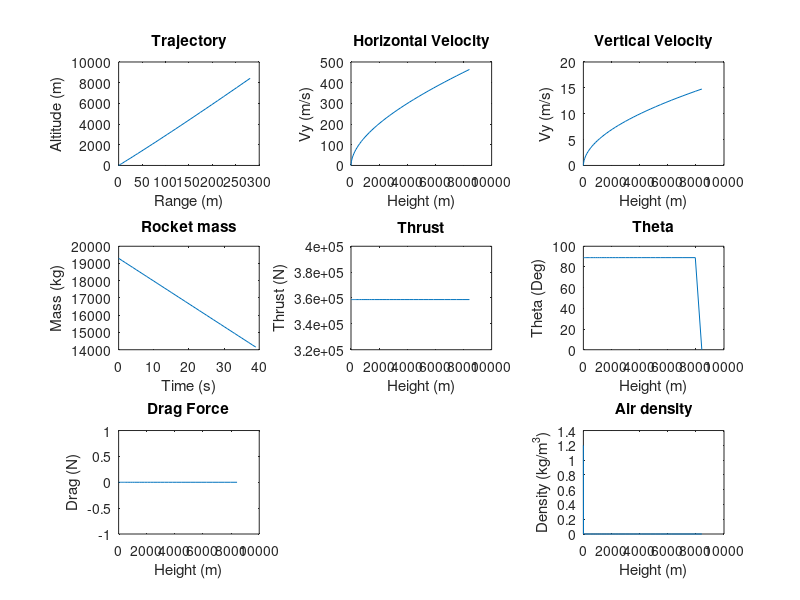

MATLAB code to generate this figure:
% Program:
% Rocket_Trajectory_Simulation.m
% Multi-stage rocket dynamics and trajectory simulation.
%
% Description:
% Predicts multi-stage rocket dynamics and trajectories based on the given 
% rocket mass, mass flow, engine thrust, launch parameters, and drag coefficient.
% The drag is related to the ambient air pressure which modelled with the ISA
% standard atmosphere.
%
% Variable List:
% Delta = Time step (s)
% t = Time (s)
% Thrust = Thrust (N)
% Mass = Mass (kg)
% Mass_Flow = Flow of mass per second that comes out of the thruster (kg/s)
% Mass_Rocket_With_Motor = Mass with motor (kg)
% Mass_Rocket_Without_Motor = Mass without motor (kg)
% Theta = Angle (deg)
% C = Drag coefficient
% Rho = Air density (kg/m^3)
% A = Rocket projected area (m^2)
% Gravity = Gravity (m/s^2)
% Launch_Rod_Length = Length of launch rod (m)
% n = Counter
% Fn = Normal force (N)
% Drag = Drag force (N)
% Fx = Sum of forces in the horizontal direction (N)
% Fy = Sum of forces in the vertical direction (N)
% Vx = Velocity in the horizontal direction (m/s)
% Vy = Velocity in the vertical direction (m/s)
% Ax = Acceleration in the horizontal direction (m/s^2)
% Ay = Acceleration in the vertical direction (m/s^2)
% x = Horizontal position (m)
% y = Vertical position (m)
% Distance_x = Horizontal distance travelled (m)
% Distance_y = Vertical travelled (m)
% Distance = Total distance travelled (m)
% Memory_Allocation = Maximum number of time steps expected

clear, clc      % Clear command window and workspace

% Simulation parameters
Delta = 1;                  % Time step 
Memory_Allocation = 1000000;    % Maximum number of time steps expected

% Preallocate memory for arrays
t = zeros(1, Memory_Allocation);
Thrust = zeros(1, Memory_Allocation);
Mass = zeros(1, Memory_Allocation);
Theta = zeros(1, Memory_Allocation);
Fn = zeros(1, Memory_Allocation);
Drag = zeros(1, Memory_Allocation);
Fx = zeros(1, Memory_Allocation);
Fy = zeros(1, Memory_Allocation);
Ax = zeros(1, Memory_Allocation);
Ay = zeros(1, Memory_Allocation);
Vx = zeros(1, Memory_Allocation);
Vy = zeros(1, Memory_Allocation);
x = zeros(1, Memory_Allocation);
y = zeros(1, Memory_Allocation);
Rho=zeros(1, Memory_Allocation);

% Natural constants
C = 0.4;                                % Drag coefficient
Gravity = 9.81;                         % Gravity (m/s^2)

% Mass_Structure = 0.05 * Mass_Start;     % Mass of the strucutre and the motors (kg)
Mass_Flow_One = 11*12;                    % Propulsion mass flow of the first stage (kg/s)
Mass_Flow_Two = 12;                      % Propulsion mass flow of the second stage (kg/s)
Thrust_One = 29898*12;                     % Sum of thrust of the first stage ( (kg*m)/s^2 )
Thrust_Two = 38027.5;                       % Sum of thrust of the second stage ( (kg*m)/s^2 )

% Rocket parameters
r = 1.5;                                 % Rocket fuselage radius (m)
A = 2*pi*r^2;                           % Rocket projected attack area (m^2)
Launch_Rod_Length = 1;                  % Length of launch rod (m)
Mass_Motor_And_Strucutre_One = 999 ;    % Mass of the first stage rocket motor (kg)
Mass_Motor_And_Structure_Two = 1151;    % Mass of the second stage rocket motor (kg)
Mass_Start = 19301;                     % Start mass of the rocket (kg)
Mass_Fuel_One = 17001;                  % Fuel mass of the first stage (kg)
Mass_Fuel_Two = 1201;                   % Fuel mass of the second stage (kg)
Mass_Payload = 300;                     % Mass of Payload (kg)

% Maneuver parameters
Theta(1) = 89;                     % Initial angle (deg)
DeltaTheta = 0.00001;              % Flying angle (deg/s)
Height_Start_Gravity_Turn = 8000;  % Height when the vertical flight is stopped and the rocket is tilted for the gravity turn maneuver (m)
Eject_One = false;       
Eject_Two = false;
% Rocket_Tips = false;
Mission_Success = false;

% Inital parameters
Vx(1) = 0;                      % Initial horizontal speed (m/s)
Vy(1) = 0;                      % Initial vertical speed (m/s)
x(1) = 0;                       % Initial horizontal position (m)
y(1) = 0.1;                     % Initial vertical position (m)
Distance_x(1) = 0;              % Initial horizontal distance travelled (m)
Distance_y(1) = 0;              % Initial vertical distance travelled (m)
Distance(1) = 0;                % Initial distance travelled (m)
Rho(1) = 1.2;                   % Initial air density (kg/m^3)
Mass(1) = Mass_Start;           % Initial rocket mass (kg)
Thrust(1) = Thrust_One;         % Inital rocket thrust ( (kg*m)/s^2 )
n = 1;                          % Initial time step            
stage = 1;                      % Initial stage (1 for the first one)

clc % clean the console


while y(n) > 0  && Mission_Success == false      % Run until rocket hits the ground
    
    n = n+1;                    % Increment time step
    t(n)= (n-1)*Delta;          % Elapsed time     
    
  % Determine rocket thrust and mass based on launch phase 
  
    if (stage == 1)
      Thrust(n) = Thrust_One;                       % set the thrust of the stage
      Mass(n) = Mass(n-1) -  Mass_Flow_One * Delta; % current mass               
      if Mass(n) <= Mass_Start - Mass_Fuel_One      % seperation condition
        stage = 2;
        disp('Stage 1 burnout, stage 2 activated'); disp(y(n))
      endif
      % catch error
      if Mass(n) <= (Mass_Payload + Mass_Motor_And_Structure_Two)
        Mass(n) = Mass_Payload;
        stage = 0;
      endif
    endif

    if( stage == 2)
      Thrust(n) = Thrust_Two;                         
      Mass(n) = Mass(n) - ( Mass_Motor_And_Strucutre_One + Mass_Flow_Two * Delta ); % the stage seperated so the structure mass of the first stage is now off
      if Mass(n) <=  Mass_Start - ( Mass_Fuel_One+Mass_Fuel_Two+Mass_Motor_And_Strucutre_One )
        stage = 0 ;
      endif
    endif

    if (stage != 1 && stage != 2)   
      Thrust(n) = 0;
      Mass(n) =  Mass_Payload;
      Mission_Success = true;
    endif
   
    % Drag force calculation
    % C - Drag coefficient
    % Rho - Air density
    % A - Refernce area
    % (Vx(n-1)^2+Vy(n-1)^2) - absolute velocity squared
    Drag(n)= 0.5*C*Rho(n-1)*A*(Vx(n-1)^2+Vy(n-1)^2); % Calculate drag force
    
    % Sum of forces calculations 
    Fx(n)= Thrust(n)*cosd(Theta(n-1))-Drag(n)*cosd(Theta(n-1));                     % Sum x forces
    Fy(n)= Thrust(n)*sind(Theta(n-1))-(Mass(n)*Gravity)- Drag(n)*sind(Theta(n-1));  % Sum y forces
   
    % Acceleration calculation
    Ax(n)= Fx(n)/Mass(n);                       % Net accel in x direction 
    Ay(n)= Fy(n)/Mass(n);                       % Net accel in y direction

    % Velocity calculations
    Vx(n)= Vx(n-1)+Ax(n)*Delta;                 % Velocity in x direction
    Vy(n)= Vy(n-1)+Ay(n)*Delta;                 % Velocity in y direction

    % Position calculations
    x(n)= x(n-1)+Vx(n)*Delta;                   % Position in x direction
    y(n)= y(n-1)+Vy(n)*Delta;                   % Position in y direction   
    
    % Air pressure calculation with ISA model
    Rho(n) = isa(y(n),"R");   
    
    % Rocket angle calculation
    % ^ Vy
    % |   / 
    % |  / angle in between velocity vector and x-direction
    % | /  
    % |/---> Vx
    if y(n) >= Height_Start_Gravity_Turn  % if y(n) > Height_Start_Gravity_Turn  % if a certain heigth is reached, the rocket is actively tilting
      Theta(n) = atand(Vy(n)/Vx(n));      % % Angle defined by velocity vector in degrees    
      Theta(n) = Theta(n) * DeltaTheta;
    else
      Theta(n)= 89;        
    endif
    
    
     
    
    % set the mission goals and end the mission if archieved
    if y(n) > 500000 || Theta(n) <= 5
      Mission_Success = true;
    endif

     disp([Theta(n)])
    
end


figure('units','normalized','outerposition',[0 0 1 1]) % Maximize plot window

% Figure 1
subplot(3,3,1)
plot(x(1:n),y(1:n)); 
xlabel({'Range (m)'});
ylabel({'Altitude (m)'});
title({'Trajectory'});

% Figure 2
subplot(3,3,2)
plot(y(1:n),Vy(1:n));
xlabel({'Height (m)'});
ylabel({'Vy (m/s)'});
title({'Horizontal Velocity'});

% Figure 3
subplot(3,3,3)
plot(y(1:n),Vx(1:n));
xlabel({'Height (m)'});
ylabel({'Vy (m/s)'});
title({'Vertical Velocity'});

% Figure 3
subplot(3,3,4)
plot(t(1:n),Mass(1:n));
xlabel({'Time (s)'});
ylabel({'Mass (kg)'});
title({'Rocket mass'});

% Figure 5
subplot(3,3,5)
plot(y(1:n),Thrust(1:n));
xlabel({'Height (m)'});
ylabel({'Thrust (N)'});
title({'Thrust'});


% Figure 4
subplot(3,3,6)
plot(y(1:n),Theta(1:n));
xlabel({'Height (m)'});
ylabel({'Theta (Deg)'});
title({'Theta'});

% Figure 6
subplot(3,3,7)
plot(y(1:n),Drag(1:n));
xlabel({'Height (m)'});
ylabel({'Drag (N)'});
title({'Drag Force'});

% Figure 8
subplot(3,3,9)
plot(y(1:n),Rho(1:n));
xlabel({'Height (m)'});
ylabel({'Density (kg/m^3)'});
title({'Air density'});
